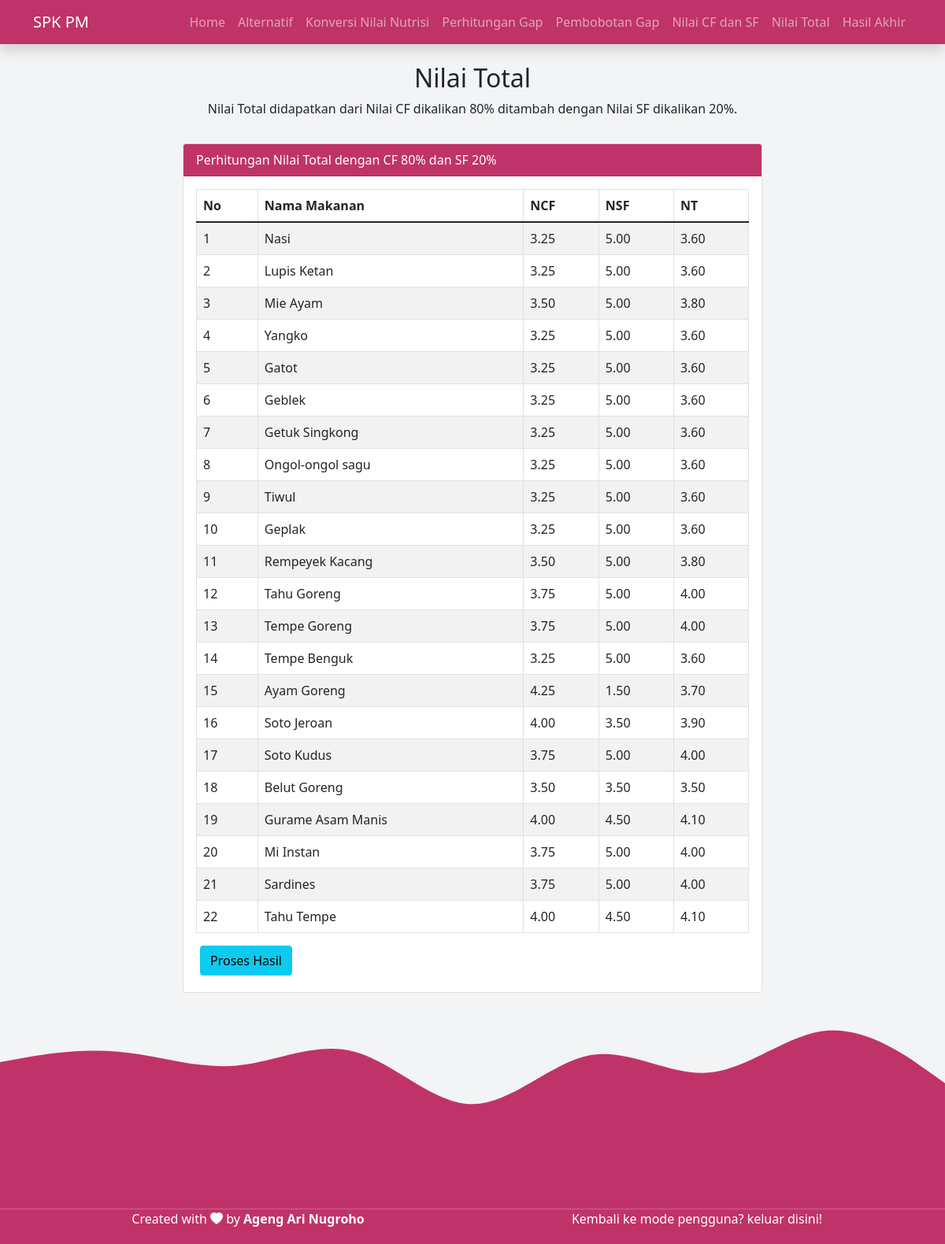
Screenshot of /admin/nilai_total.php (signed in) with the database file from the repository.
### tables this page shows
CREATE TABLE `food` (
  `id_makanan` int(10) NOT NULL,
  `name` varchar(50) NOT NULL,
  `natrium` float NOT NULL,
  `lemak` float NOT NULL,
  `protein` float NOT NULL
);

### admin/inc/perhitungan/profile_matching.php (called while the page is built, shortened)
<?php
                        $nat = $data['natrium'];
                        $le = $data['lemak'];
                        $pr = $data['protein'];
                        if ($nat >= 851) {
                            $natrium = 1;
                        } elseif ($nat >= 501) {
                            $natrium = 2;
                        } elseif ($nat >= 351) {
                            $natrium = 3;
                        } elseif ($nat >= 151) {
                            $natrium = 4;
                        } else {
                            $natrium = 5;
                        }
                        if ($le >= 36) {
                            $lemak = 5;
                        } elseif ($le >= 26) {
                            $lemak = 4;
                        } elseif ($le >= 16) {
                            $lemak = 3;
                        } elseif ($le >= 6) {
                            $lemak = 2;
                        } else {
                            $lemak = 1;
                        }
                        if ($pr >= 96) {
                            $protein = 5;
                        } elseif ($pr >= 73) {
                            $protein = 4;
                        } elseif ($pr >= 49) {
                            $protein = 3;
                        } elseif ($pr >= 25) {
                            $protein = 2;
                        } else {
                            $protein = 1;
                        }
                        $gapnatrium = $natrium - 3;
                        $gaplemak = $lemak - 3;
                        $gapprotein = $protein - 1;
                        if ($gapnatrium == 0) {
                            $bobotnatrium = 5;
                        } elseif ($gapnatrium == 1) {
                            $bobotnatrium = 4.5;
                        } elseif ($gapnatrium == -1) {
                            $bobotnatrium = 4;
                        } elseif ($gapnatrium == 2) {
                            $bobotnatrium = 3.5;
                        } elseif ($gapnatrium == -2) {
                            $bobotnatrium = 3;
                        } elseif ($gapnatrium == 3) {
                            $bobotnatrium = 2.5;
                        } elseif ($gapnatrium == -3) {
                            $bobotnatrium = 2;
                        } elseif ($gapnatrium == 4) {
                            $bobotnatrium = 1.5;
                        } elseif ($gapnatrium == -4) {
                            $bobotnatrium = 1;
                        } else {
                            $bobotnatrium = 0;
                        }
                        if ($gaplemak == 0) {
                            $bobotlemak = 5;
                        } elseif ($gaplemak == 1) {
                            $bobotlemak = 4.5;
                        } elseif ($gaplemak == -1) {
                            $bobotlemak = 4;
                        } elseif ($gaplemak == 2) {
                            $bobotlemak = 3.5;
                        } elseif ($gaplemak == -2) {
                            $bobotlemak = 3;
                        } elseif ($gaplemak == 3) {
                            $bobotlemak = 2.5;
                        } elseif ($gaplemak == -3) {
                            $bobotlemak = 2;
                        } elseif ($gaplemak == 4) {
                            $bobotlemak = 1.5;
                        } elseif ($gaplemak == -4) {
                            $bobotlemak = 1;
                        } else {
                            $bobotlemak = 0;
                        }
                        if ($gapprotein == 0) {
                            $bobotprotein = 5;
                        } elseif ($gapprotein == 1) {
                            $bobotprotein = 4.5;
                        } elseif ($gapprotein == -1) {
                            $bobotprotein = 4;
                        } elseif ($gapprotein == 2) {
                            $bobotprotein = 3.5;
                        } elseif ($gapprotein == -2) {
                            $bobotprotein = 3;
                        } elseif ($gapprotein == 3) {
                            $bobotprotein = 2.5;
                        } elseif ($gapprotein == -3) {
                            $bobotprotein = 2;
                        } elseif ($gapprotein == 4) {
                            $bobotprotein = 1.5;
                        } elseif ($gapprotein == -4) {
                            $bobotprotein = 1;
                        } else {
                            $bobotprotein = 0;
                        }
                        $cf = ($bobotnatrium + $bobotlemak) / 2;
                        $sf = $bobotprotein;
                        $nt = ($cf * 80) / 100 + ($sf * 20) / 100;
                    ?>

### admin/nilai_total.php (the view, shortened to what this page needs)
<!DOCTYPE html>
<html lang="en">
  <head>
    <link href="https://cdn.jsdelivr.net/npm/bootstrap@5.1.3/dist/css/bootstrap.min.css" rel="stylesheet" />
    <link rel="stylesheet" href="https://cdn.jsdelivr.net/npm/bootstrap-icons@1.5.0/font/bootstrap-icons.css" />
  </head>
  <body id="home">
	<div>
		<?php include "inc/navbar.php"; ?>
	</div>
    <section style="background-color: #f3f4f5">
      <div class="container" style="padding-top: 5rem">
        <div class="row">
          <div class="col text-center">
            <h2>Nilai Total</h2>
            <p>Nilai Total didapatkan dari Nilai CF dikalikan 80% ditambah dengan Nilai SF dikalikan 20%.</p>
          </div>
        </div>
        <div class="row justify-content-center">
          <div class="col-md-8">
            <div class="card mt-3 mb-2">
              <div class="card-header text-white" style="background-color: #c03369">Perhitungan Nilai Total dengan CF 80% dan SF 20%</div>
              <div class="card-body">
              <table class="table table-striped table-bordered table-hover">
                <thead>
                    <tr>
                        <th>No</th>
                        <th>Nama Makanan</th>
                        <th>NCF</th>
                        <th>NSF</th>
                        <th>NT</th>
                    </tr>
                </thead>
                <tbody>
                    <?php
                     $perhitungan = mysql_query("SELECT  *  FROM  food order by id_makanan asc");
                     $no = 1;
                     while ($data = mysql_fetch_array($perhitungan)) {
                     include "inc/perhitungan/profile_matching.php";
                     ?>
                     <tr>
                        <td><?php echo $no++;  ?></td>
                        <td><?php echo $data[name];  ?></td>
                        <td><?php echo number_format($cf, 2); ?></td>
                        <td><?php echo number_format($sf, 2); ?></td>
                        <td><?php echo number_format($nt, 2); ?></td>
                     </tr>
                    <?php
                    }
                    ?>
                </tbody>
              </table>
              <div style="margin:5px;">
                <a href="nilai_total.php?proses=simpan" class="btn btn-info">Proses Hasil</a>
              </div>
              </div>
            </div>
          </div>
        </div>
      </div>
    </section>
  <div>
    <?php include "inc/footer.php"; ?>
  </div>
  </body>
</html>

### rows the page displays
food: name "Nasi", cf "3.25", protein "5.00", nt "3.60"
food: name "Lupis Ketan", cf "3.25", protein "5.00", nt "3.60"
food: name "Mie Ayam", cf "3.50", protein "5.00", nt "3.80"
food: name "Yangko", cf "3.25", protein "5.00", nt "3.60"
food: name "Gatot", cf "3.25", protein "5.00", nt "3.60"
food: name "Geblek", cf "3.25", protein "5.00", nt "3.60"
food: name "Getuk Singkong", cf "3.25", protein "5.00", nt "3.60"
food: name "Ongol-ongol sagu", cf "3.25", protein "5.00", nt "3.60"
food: name "Tiwul", cf "3.25", protein "5.00", nt "3.60"
food: name "Geplak", cf "3.25", protein "5.00", nt "3.60"
food: name "Rempeyek Kacang", cf "3.50", protein "5.00", nt "3.80"
food: name "Tahu Goreng", cf "3.75", protein "5.00", nt "4.00"
food: name "Tempe Goreng", cf "3.75", protein "5.00", nt "4.00"
food: name "Tempe Benguk", cf "3.25", protein "5.00", nt "3.60"
food: name "Ayam Goreng", cf "4.25", protein "1.50", nt "3.70"
food: name "Soto Jeroan", cf "4.00", protein "3.50", nt "3.90"
food: name "Soto Kudus", cf "3.75", protein "5.00", nt "4.00"
food: name "Belut Goreng", cf "3.50", protein "3.50", nt "3.50"
food: name "Gurame Asam Manis", cf "4.00", protein "4.50", nt "4.10"
food: name "Mi Instan", cf "3.75", protein "5.00", nt "4.00"
food: name "Sardines", cf "3.75", protein "5.00", nt "4.00"
food: name "Tahu Tempe", cf "4.00", protein "4.50", nt "4.10"
